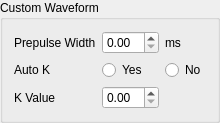
                      <widget class="QGroupBox" name="groupBox_16">
                       <property name="title">
                        <string>Custom Waveform</string>
                       </property>
                       <layout class="QGridLayout" name="gridLayout_10">
                        <item row="3" column="1">
                         <widget class="QDoubleSpinBox" name="doubleSpinBox_6"/>
                        </item>
                        <item row="5" column="0">
                         <widget class="QLabel" name="label_41">
                          <property name="text">
                           <string>Auto K</string>
                          </property>
                         </widget>
                        </item>
                        <item row="3" column="0">
                         <widget class="QLabel" name="label_43">
                          <property name="text">
                           <string>Prepulse Width</string>
                          </property>
                         </widget>
                        </item>
                        <item row="5" column="2">
                         <widget class="QRadioButton" name="radioButton_13">
                          <property name="text">
                           <string>No</string>
                          </property>
                         </widget>
                        </item>
                        <item row="5" column="1">
                         <widget class="QRadioButton" name="radioButton_14">
                          <property name="text">
                           <string>Yes</string>
                          </property>
                         </widget>
                        </item>
                        <item row="6" column="0">
                         <widget class="QLabel" name="label_45">
                          <property name="text">
                           <string>K Value</string>
                          </property>
                         </widget>
                        </item>
                        <item row="6" column="1">
                         <widget class="QDoubleSpinBox" name="doubleSpinBox_8"/>
                        </item>
                        <item row="3" column="2">
                         <widget class="QLabel" name="label_47">
                          <property name="text">
                           <string>ms</string>
                          </property>
                         </widget>
                        </item>
                       </layout>
                      </widget>
